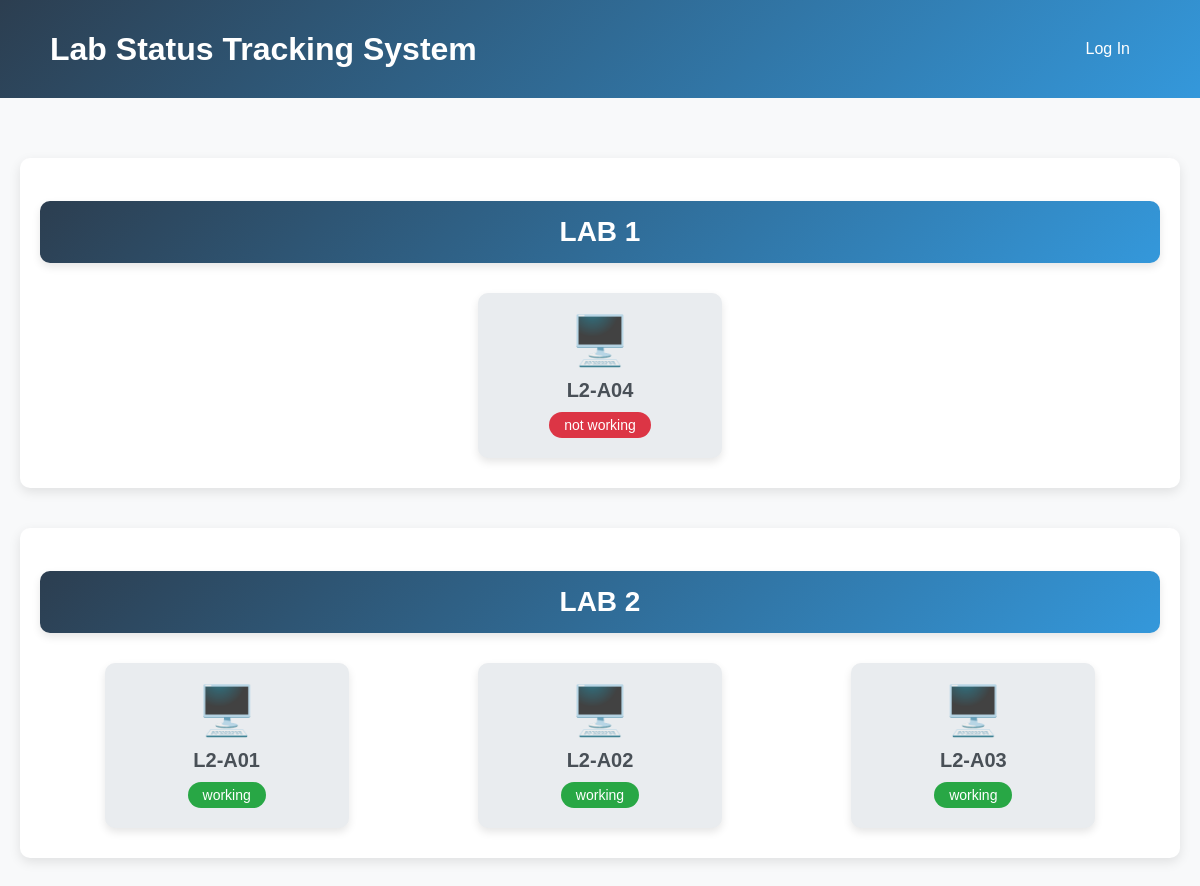
The app's page /, older data.
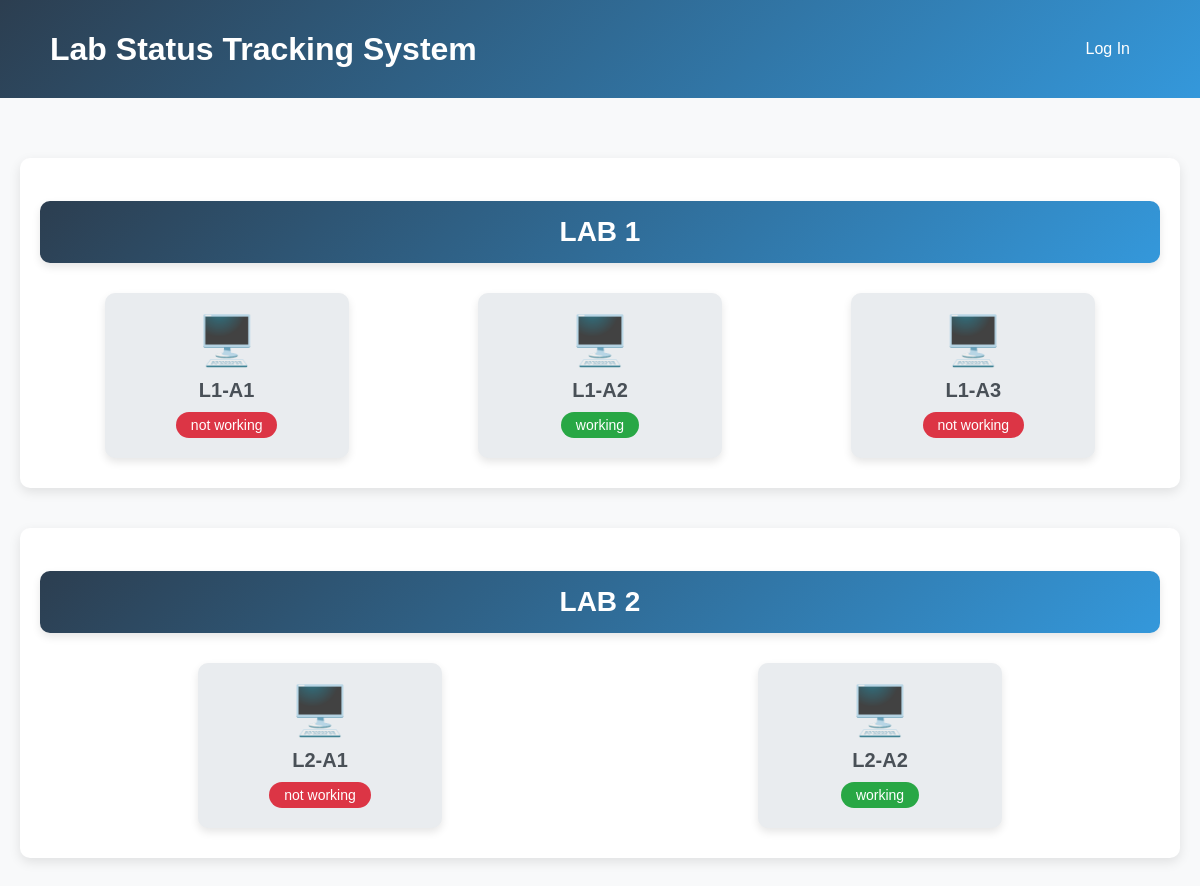
The same page, newer data.
### status/models.py (models this page shows, shortened)
class lab(models.Model):
    lab_id = models.IntegerField(primary_key=True)
    lab_name = models.CharField(max_length = 15)
    capacity = models.IntegerField()

class computers(models.Model):
    working = 'working'
    not_working = 'not working'
    TRASHED = 'TRASHED'
    STATUS_CHOICES = [
        (working, 'working'),
        (not_working, 'not working'),
        (TRASHED, 'Trashed'),
    ]
    c_id = models.AutoField(primary_key=True)
    c_label = models.CharField(max_length=20)
    lab = models.ForeignKey(lab, on_delete=models.CASCADE)
    cpu = models.ForeignKey(cpu_types, on_delete=models.CASCADE)
    ram = models.ForeignKey(ram_type, on_delete=models.CASCADE)
    storage = models.ForeignKey(storage_type, on_delete=models.CASCADE)
    dop = models.DateField()
    status = models.CharField(max_length=20, choices=STATUS_CHOICES, default=working)
    invoice_no = models.CharField(max_length=20)
    os_type = models.CharField(max_length=20)
    mb = models.ForeignKey(motherboard_type, on_delete=models.CASCADE)
    smps = models.ForeignKey(smps, on_delete=models.CASCADE)
    keyboard = models.ForeignKey(keyboard, on_delete=models.CASCADE)
    mouse = models.ForeignKey(mouse, on_delete=models.CASCADE)
    monitor = models.ForeignKey(monitor, on_delete=models.CASCADE)

### status/views.py (the view)
# urls.py: path('',views.first_page,name='firstpage')
def first_page(request):
    cpu_filter = request.GET.get('cpu')
    status_filter = request.GET.get('status')
    lab_filter = request.GET.get('lab')
    mb_filter = request.GET.get('mb')
    computers_queryset = computers.objects.all()
    if cpu_filter:
        computers_queryset = computers_queryset.filter(cpu__make=cpu_filter)
    if status_filter:
        computers_queryset = computers_queryset.filter(status=status_filter)
    if lab_filter:
        computers_queryset = computers_queryset.filter(lab__lab_id=lab_filter)
    if mb_filter:
        computers_queryset = computers_queryset.filter(mb__mb_socket_type=mb_filter)
    context = {
        'details': computers_queryset,
        'cpu_types': cpu_types.objects.all(),
        'lab_types': lab.objects.all(),
        'mb_types': motherboard_type.objects.all(),
        'statuses':  computers.objects.values_list('status', flat=True).distinct(),
    }
    return render(request, 'computer/firstpage.html', context)

### status/context_processors.py (called while the page is built)
def group_processor(request):
    if request.user.is_authenticated:
        is_li_group = request.user.groups.filter(name='li').exists()
    else:
        is_li_group = False
    return {
        'is_li_group': is_li_group,
    }

### status/templates/computer/firstpage.html (shortened to what this page needs)
{% extends 'computer/base.html' %}
{% block content %}
{% for lab in lab_types %}
    <div class="lab-section">
        <h2>{{ lab.lab_name }}</h2>
        <div class="computer-list">
            {% for computer in details %}
                {% if computer.lab.lab_id == lab.lab_id %}
                    <div class="computer-item {% if computer.status|lower == 'working' %}working{% elif computer.status|lower == 'not working' %}notworking{% endif %}" onclick="toggleDetails(this)">
                        <span class="computer-icon {% if computer.status|lower == 'working' %}working{% elif computer.status|lower == 'not working' %}notworking{% endif %}">🖥️</span>
                        <div class="computer-details">
                            <div class="computer-name">{{ computer.c_label }}</div>
                            <div class="status {% if computer.status|lower == 'working' %}working{% elif computer.status|lower == 'not working' %}notworking{% endif %}">{{ computer.status }}</div>
                        </div>
                    </div>
                {% endif %}
            {% endfor %}
        </div>
    </div>
{% endfor %}
{% endblock %}

Row changes from the older to the newer data that the page shows:
removed computers: c_label "L2-A04", status "not working", shown under lab "LAB 1"
removed computers: c_label "L2-A01", status "working", shown under lab "LAB 2"
removed computers: c_label "L2-A02", status "working", shown under lab "LAB 2"
removed computers: c_label "L2-A03", status "working", shown under lab "LAB 2"
added computers: c_label "L1-A1", status "not working", shown under lab "LAB 1"
added computers: c_label "L1-A2", status "working", shown under lab "LAB 1"
added computers: c_label "L1-A3", status "not working", shown under lab "LAB 1"
added computers: c_label "L2-A1", status "not working", shown under lab "LAB 2"
added computers: c_label "L2-A2", status "working", shown under lab "LAB 2"
